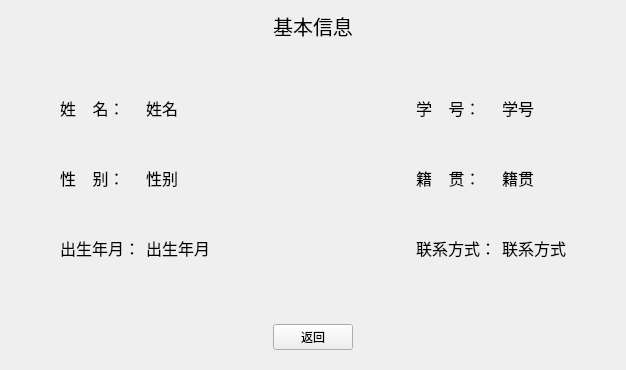
     <widget class="QWidget" name="student_information">
      <layout class="QVBoxLayout" name="verticalLayout_9">
       <item>
        <widget class="QLabel" name="label_21">
         <property name="maximumSize">
          <size>
           <width>16777215</width>
           <height>100</height>
          </size>
         </property>
         <property name="font">
          <font>
           <family>隶书</family>
           <pointsize>15</pointsize>
          </font>
         </property>
         <property name="cursor">
          <cursorShape>ArrowCursor</cursorShape>
         </property>
         <property name="text">
          <string>基本信息</string>
         </property>
         <property name="alignment">
          <set>Qt::AlignCenter</set>
         </property>
        </widget>
       </item>
       <item>
        <widget class="QWidget" name="widget_11" native="true">
         <layout class="QGridLayout" name="gridLayout_10">
          <item row="3" column="1">
           <widget class="QLabel" name="label_36">
            <property name="font">
             <font>
              <family>楷体</family>
              <pointsize>12</pointsize>
             </font>
            </property>
            <property name="text">
             <string>性    别：</string>
            </property>
           </widget>
          </item>
          <item row="1" column="5">
           <widget class="QLabel" name="student_number">
            <property name="font">
             <font>
              <family>楷体</family>
              <pointsize>12</pointsize>
             </font>
            </property>
            <property name="text">
             <string>学号</string>
            </property>
           </widget>
          </item>
          <item row="3" column="0">
           <spacer name="horizontalSpacer_46">
            <property name="orientation">
             <enum>Qt::Horizontal</enum>
            </property>
            <property name="sizeHint" stdset="0">
             <size>
              <width>40</width>
              <height>20</height>
             </size>
            </property>
           </spacer>
          </item>
          <item row="5" column="4">
           <widget class="QLabel" name="label_40">
            <property name="font">
             <font>
              <family>楷体</family>
              <pointsize>12</pointsize>
             </font>
            </property>
            <property name="text">
             <string>联系方式：</string>
            </property>
           </widget>
          </item>
          <item row="4" column="3">
           <spacer name="verticalSpacer_8">
            <property name="orientation">
             <enum>Qt::Vertical</enum>
            </property>
            <property name="sizeHint" stdset="0">
             <size>
              <width>20</width>
              <height>40</height>
             </size>
            </property>
           </spacer>
          </item>
          <item row="5" column="1">
           <widget class="QLabel" name="label_39">
            <property name="font">
             <font>
              <family>楷体</family>
              <pointsize>12</pointsize>
             </font>
            </property>
            <property name="text">
             <string>出生年月：</string>
            </property>
           </widget>
          </item>
          <item row="1" column="3">
           <spacer name="horizontalSpacer_24">
            <property name="orientation">
             <enum>Qt::Horizontal</enum>
            </property>
            <property name="sizeType">
             <enum>QSizePolicy::Preferred</enum>
            </property>
            <property name="sizeHint" stdset="0">
             <size>
              <width>200</width>
              <height>20</height>
             </size>
            </property>
           </spacer>
          </item>
          <item row="3" column="5">
           <widget class="QLabel" name="student_place">
            <property name="font">
             <font>
              <family>楷体</family>
              <pointsize>12</pointsize>
             </font>
            </property>
            <property name="text">
             <string>籍贯</string>
            </property>
           </widget>
          </item>
          <item row="5" column="2">
           <widget class="QLabel" name="student_birth">
            <property name="font">
             <font>
              <family>楷体</family>
              <pointsize>12</pointsize>
             </font>
            </property>
            <property name="text">
             <string>出生年月</string>
            </property>
           </widget>
          </item>
          <item row="1" column="4">
           <widget class="QLabel" name="label_24">
            <property name="font">
             <font>
              <family>楷体</family>
              <pointsize>12</pointsize>
             </font>
            </property>
            <property name="text">
             <string>学    号：</string>
            </property>
           </widget>
          </item>
          <item row="3" column="4">
           <widget class="QLabel" name="label_38">
            <property name="font">
             <font>
              <family>楷体</family>
              <pointsize>12</pointsize>
             </font>
            </property>
            <property name="text">
             <string>籍    贯：</string>
            </property>
           </widget>
          </item>
          <item row="1" column="1">
           <widget class="QLabel" name="label_22">
            <property name="maximumSize">
             <size>
              <width>125</width>
              <height>16777215</height>
             </size>
            </property>
            <property name="font">
             <font>
              <family>楷体</family>
              <pointsize>12</pointsize>
             </font>
            </property>
            <property name="text">
             <string>姓    名：</string>
            </property>
           </widget>
          </item>
          <item row="6" column="3">
           <spacer name="verticalSpacer_6">
            <property name="orientation">
             <enum>Qt::Vertical</enum>
            </property>
            <property name="sizeHint" stdset="0">
             <size>
              <width>20</width>
              <height>40</height>
             </size>
            </property>
           </spacer>
          </item>
          <item row="1" column="2">
           <widget class="QLabel" name="student_name">
            <property name="font">
             <font>
              <family>楷体</family>
              <pointsize>12</pointsize>
             </font>
            </property>
            <property name="text">
             <string>姓名</string>
            </property>
           </widget>
          </item>
          <item row="2" column="3">
           <spacer name="verticalSpacer_7">
            <property name="orientation">
             <enum>Qt::Vertical</enum>
            </property>
            <property name="sizeHint" stdset="0">
             <size>
              <width>20</width>
              <height>40</height>
             </size>
            </property>
           </spacer>
          </item>
          <item row="5" column="5">
           <widget class="QLabel" name="student_phone">
            <property name="font">
             <font>
              <family>楷体</family>
              <pointsize>12</pointsize>
             </font>
            </property>
            <property name="text">
             <string>联系方式</string>
            </property>
           </widget>
          </item>
          <item row="0" column="3">
           <spacer name="verticalSpacer_5">
            <property name="orientation">
             <enum>Qt::Vertical</enum>
            </property>
            <property name="sizeHint" stdset="0">
             <size>
              <width>20</width>
              <height>40</height>
             </size>
            </property>
           </spacer>
          </item>
          <item row="3" column="2">
           <widget class="QLabel" name="student_gender">
            <property name="font">
             <font>
              <family>楷体</family>
              <pointsize>12</pointsize>
             </font>
            </property>
            <property name="text">
             <string>性别</string>
            </property>
           </widget>
          </item>
          <item row="3" column="6">
           <spacer name="horizontalSpacer_47">
            <property name="orientation">
             <enum>Qt::Horizontal</enum>
            </property>
            <property name="sizeHint" stdset="0">
             <size>
              <width>40</width>
              <height>20</height>
             </size>
            </property>
           </spacer>
          </item>
         </layout>
        </widget>
       </item>
       <item>
        <widget class="QWidget" name="widget_12" native="true">
         <property name="maximumSize">
          <size>
           <width>16777215</width>
           <height>75</height>
          </size>
         </property>
         <layout class="QHBoxLayout" name="horizontalLayout_3">
          <item>
           <spacer name="horizontalSpacer_25">
            <property name="orientation">
             <enum>Qt::Horizontal</enum>
            </property>
            <property name="sizeHint" stdset="0">
             <size>
              <width>234</width>
              <height>20</height>
             </size>
            </property>
           </spacer>
          </item>
          <item>
           <widget class="QPushButton" name="back_student_information">
            <property name="text">
             <string>返回</string>
            </property>
           </widget>
          </item>
          <item>
           <spacer name="horizontalSpacer_23">
            <property name="orientation">
             <enum>Qt::Horizontal</enum>
            </property>
            <property name="sizeHint" stdset="0">
             <size>
              <width>234</width>
              <height>20</height>
             </size>
            </property>
           </spacer>
          </item>
         </layout>
        </widget>
       </item>
      </layout>
     </widget>
